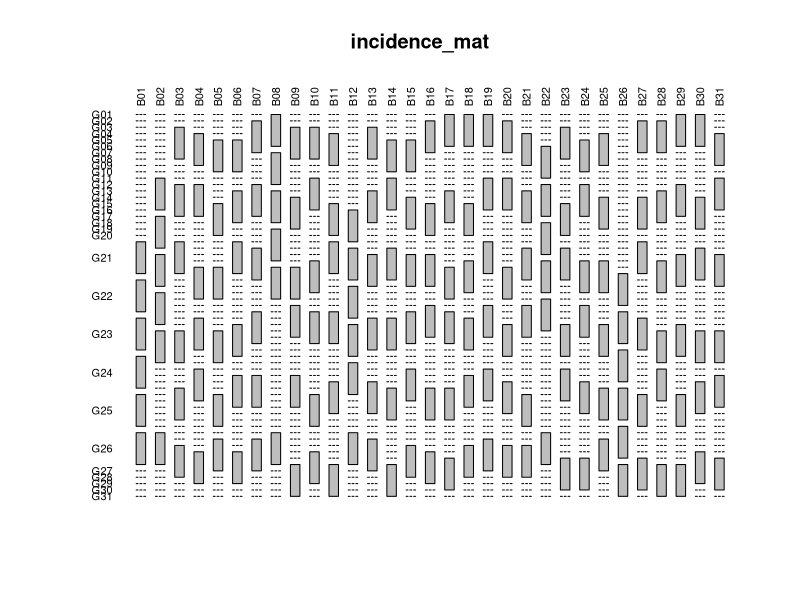

Here is the R script that generated this plot:
## ---- chunk 1
library(lmerTest)
library(emmeans) 
library(pbkrtest)
library(ggplot2)
## ---- chunk 2
soybeans = read.csv('soybean.csv',colClasses = c('factor','factor','numeric'))  # you can directly assign column classes (factor / numeric) when you load the data if you know what the data will look like
str(soybeans)
## ---- chunk 3
incidence_mat = table(soybeans$block,soybeans$gen)
incidence_mat
## ---- chunk 4
plot(incidence_mat,las=2)
## ---- chunk 5
crossprod(incidence_mat)
## ---- chunk 6
incidence_mat[1:3,]
## ---- chunk 7
soybeans_lostBlocks = subset(soybeans,block %in% c('B01','B02','B03') == F)
incidence_mat_lost_blocks = table(soybeans_lostBlocks$block,soybeans_lostBlocks$gen)
crossprod(incidence_mat_lost_blocks)
## ---- chunk 8
lm_genFirst = lm(yield ~ gen + block,soybeans)
anova(lm_genFirst)
## ---- chunk 9
lm_blockFirst = lm(yield ~ block + gen,soybeans)
anova(lm_blockFirst)
## ---- chunk 10
blocks_random = lmer(yield ~ (1|block) + gen,soybeans)
anova(blocks_random,ddf='K')
## ---- chunk 11
trt_means = emmeans(lm_blockFirst,specs = 'gen',at=list(gen = c('G01','G02','G03')))
contrasts = contrast(trt_means,method = 'pairwise')
summary(contrasts,infer = c(T,F))
## ---- chunk 12
soybean_missingBlocks = subset(soybeans,block %in% c('B01','B02','B03') == F)

# anova
# means comparisons. Use at=list(gen = c('G03','G06','G07','G11','G12')) to specifify only these genotypes.
## ---- chunk 13
unconnected_data = read.csv('unconnected.csv',colClasses = c('factor','factor'))
str(unconnected_data)
## ---- chunk 14
incidence_mat <- table(unconnected_data$Block,unconnected_data$Trt)
incidence_mat
## ---- chunk 15
unconnected_data$Fake_y = rnorm(nrow(unconnected_data))  # This makes some fake data
## ---- chunk 16
unconnected_model = lm(Fake_y~Block+Trt,unconnected_data)
unconnected_means = emmeans(unconnected_model,specs = 'Trt')
unconnected_effects = contrast(unconnected_means,method='pairwise')
summary(unconnected_effects)
## ---- chunk 17
augblock <- read.csv('augmented_blocks.csv')
str(augblock)
## ---- chunk 18
levels(augblock$Var)
## ---- chunk 19
table(augblock$Block,augblock$Var)
## ---- chunk 20
augmented_model <- lm(gw ~ Block + Var,augblock)
## ---- chunk 21
anova(augmented_model)
## ---- chunk 22
augmented_means <- emmeans(augmented_model,specs = 'Var')
augmented_effects <- contrast(augmented_means,method='trt.vs.ctrl',ref = 1:4)
summary(augmented_effects)
